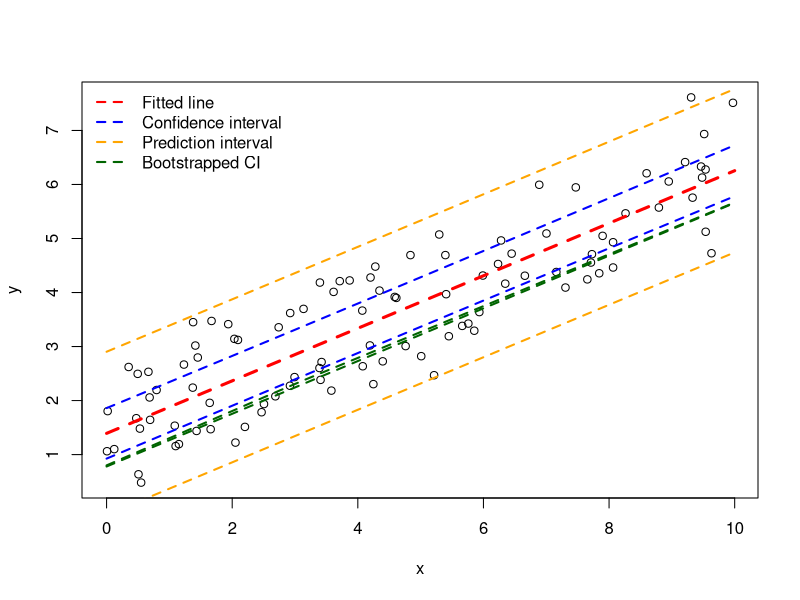

Generate this figure with R:
#Confidence Intervals for prediction in GLMMs
#http://www.r-bloggers.com/confidence-intervals-for-prediction-in-glmms/
#Sample Code

library(lme4)

#first case simple lmer, simulate 100 data points from 10 groups with one continuous fixed effect variable
x<-runif(100,0,10)
f<-gl(n = 10,k = 10)
data<-data.frame(x=x,f=f)
modmat<-model.matrix(~x,data)
#the fixed effect coefficient
fixed<-c(1,0.5)
#the random effect
rnd<-rnorm(10,0,0.7)
#the simulated response values
data$y<-rnorm(100,modmat%*%fixed+rnd[f],0.3)

#model
m<-lmer(y~x+(1|f),data)

#first CI and PI using predict-like method, using code posted here: http://glmm.wikidot.com/faq
newdat<-data.frame(x=seq(0,10,length=20))
mm<-model.matrix(~x,newdat)
newdat$y<-mm%*%fixef(m) 
#predict(m,newdat,re.form=NA) would give the same results
pvar1 <- diag(mm %*% tcrossprod(vcov(m),mm))
tvar1 <- pvar1+VarCorr(m)$f[1] # must be adapted for more complex models
newdat <- data.frame(
  newdat
  , plo = newdat$y-1.96*sqrt(pvar1)
  , phi = newdat$y+1.96*sqrt(pvar1)
  , tlo = newdat$y-1.96*sqrt(tvar1)
  , thi = newdat$y+1.96*sqrt(tvar1)
)

#second version with bootMer
#we have to define a function that will be applied to the nsim simulations
#here we basically get a merMod object and return the fitted values
predFun<-function(.) mm%*%fixef(.) 
bb<-bootMer(m,FUN=predFun,nsim=200) #do this 200 times
#as we did this 200 times the 95% CI will be bordered by the 5th and 195th value
bb_se<-apply(bb$t,2,function(x) x[order(x)])
newdat$blo<-bb_se[1,]
newdat$bhi<-bb_se[2,]

plot(y~x,data)
lines(newdat$x,newdat$y,col="red",lty=2,lwd=3)
lines(newdat$x,newdat$plo,col="blue",lty=2,lwd=2)
lines(newdat$x,newdat$phi,col="blue",lty=2,lwd=2)
lines(newdat$x,newdat$tlo,col="orange",lty=2,lwd=2)
lines(newdat$x,newdat$thi,col="orange",lty=2,lwd=2)
lines(newdat$x,newdat$bhi,col="darkgreen",lty=2,lwd=2)
lines(newdat$x,newdat$blo,col="darkgreen",lty=2,lwd=2)
legend("topleft",legend=c("Fitted line","Confidence interval","Prediction interval","Bootstrapped CI"),col=c("red","blue","orange","darkgreen"),lty=2,lwd=2,bty="n")